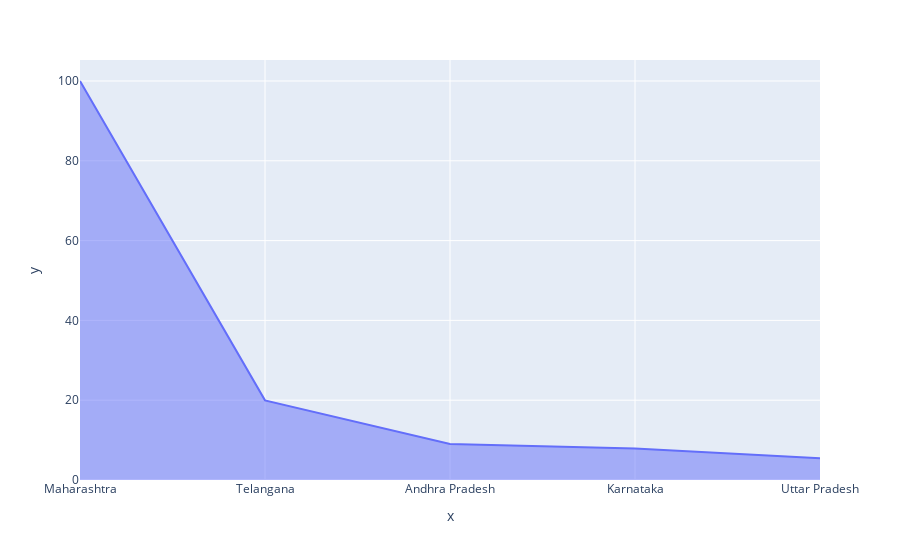

Notebook code cell kept with this figure:
### Markdown cell above
Top 5 Sates with HIV Cases

### Code cell
top5=hivdata.sort_values(by="HIV_Cases_Scaling",ascending=False).head()
fig2=px.area(x=top5.State_UT,y=top5.HIV_Cases_Scaling, labels="Top 5 States with HIV Cases").show()

### Figure 1 — Plotly figure (JSON) as saved in the notebook; plotly's stock layout.template omitted (floating-point values rounded to 4 significant figures)
{"data": [{"fillpattern": {"shape": ""}, "hovertemplate": "x=%{x}<br>y=%{y}<extra></extra>", "legendgroup": "", "line": {"color": "#636efa"}, "marker": {"symbol": "circle"}, "mode": "lines", "name": "", "orientation": "v", "showlegend": false, "stackgroup": "1", "type": "scatter", "x": ["Maharashtra", "Telangana", "Andhra Pradesh", "Karnataka", "Uttar Pradesh"], "xaxis": "x", "y": [100, 19.96, 9.05, 7.92, 5.47], "yaxis": "y"}], "layout": {"legend": {"tracegroupgap": 0}, "margin": {"t": 60}, "xaxis": {"anchor": "y", "domain": [0, 1], "title": {"text": "x"}}, "yaxis": {"anchor": "x", "domain": [0, 1], "title": {"text": "y"}}}}
